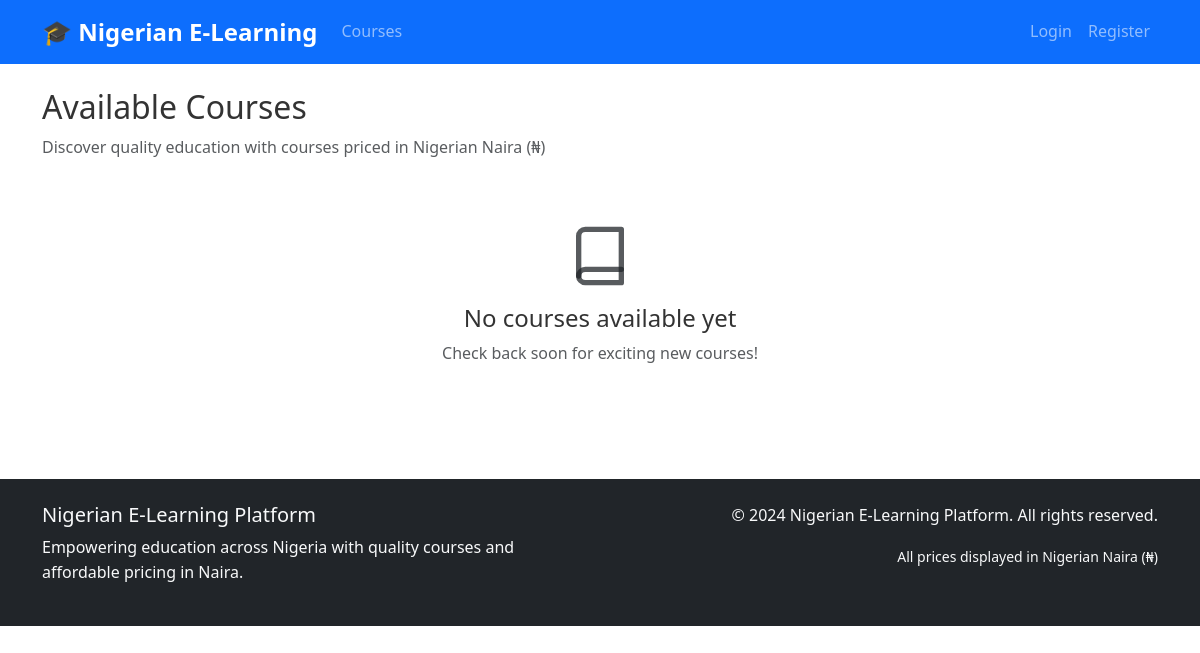
The app's page /courses, older data.
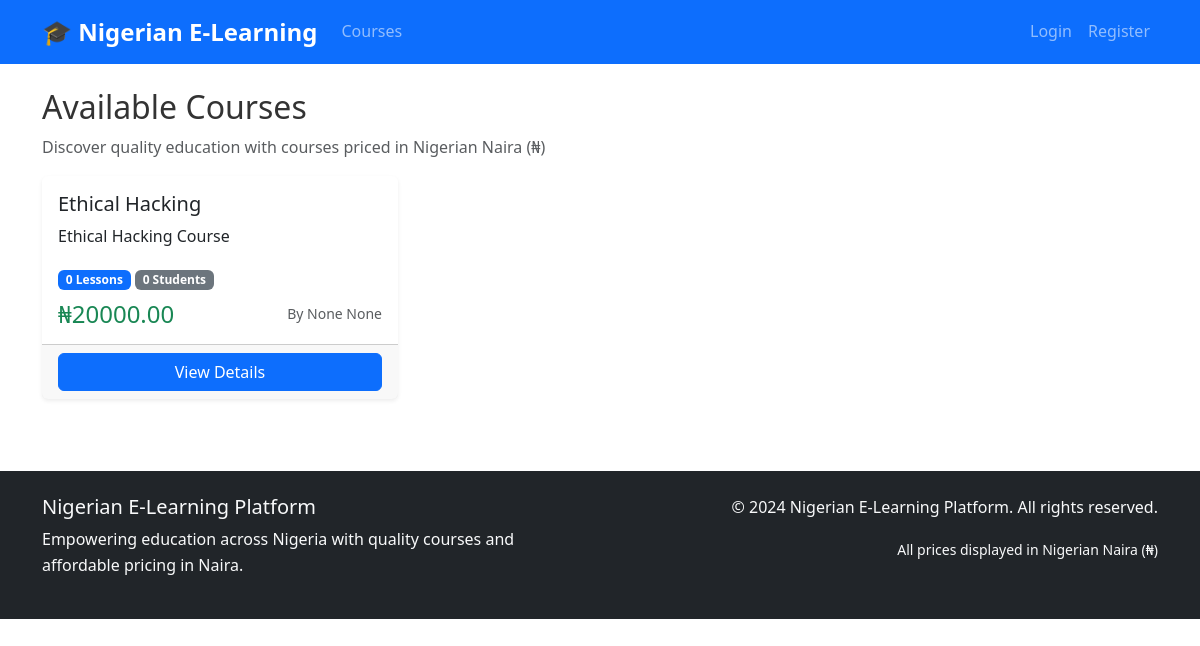
The same page, newer data.
### models.py (models this page shows, shortened)
class Course(db.Model):
    id = db.Column(db.Integer, primary_key=True)
    title = db.Column(db.String(200), nullable=False)
    description = db.Column(db.Text)
    price = db.Column(db.Float, nullable=False, default=0.0)
    instructor_id = db.Column(db.Integer, db.ForeignKey('user.id'), nullable=False)
    is_active = db.Column(db.Boolean, default=True)
    created_at = db.Column(db.DateTime, default=datetime.utcnow)
    updated_at = db.Column(db.DateTime, default=datetime.utcnow, onupdate=datetime.utcnow)
    lessons = db.relationship('Lesson', backref='course', lazy='dynamic', cascade='all, delete-orphan')
    enrollments = db.relationship('Enrollment', backref='course', lazy='dynamic')
    quizzes = db.relationship('Quiz', backref='course', lazy='dynamic')
    assignments = db.relationship('Assignment', backref='course', lazy='dynamic')

class User(UserMixin, db.Model):
    id = db.Column(db.Integer, primary_key=True)
    username = db.Column(db.String(80), unique=True, nullable=False)
    email = db.Column(db.String(120), unique=True, nullable=False)
    password_hash = db.Column(db.String(256), nullable=False)
    role = db.Column(db.String(20), nullable=False, default='student')  # admin, instructor, student
    first_name = db.Column(db.String(50))
    last_name = db.Column(db.String(50))
    is_active = db.Column(db.Boolean, default=True)
    wallet_balance = db.Column(db.Float, default=0.0)
    course_credits = db.Column(db.Integer, default=0)
    created_at = db.Column(db.DateTime, default=datetime.utcnow)
    courses_created = db.relationship('Course', backref='instructor', lazy='dynamic')
    enrollments = db.relationship('Enrollment', backref='student', lazy='dynamic')
    payments = db.relationship('Payment', backref='user', lazy='dynamic')
    wallet_transactions = db.relationship('WalletTransaction', backref='user', lazy='dynamic')
    quiz_attempts = db.relationship('QuizAttempt', backref='user', lazy='dynamic')
    assignment_submissions = db.relationship('AssignmentSubmission', backref='user', lazy='dynamic')

### routes.py (the view)
@app.route('/courses')
def courses():
    courses = Course.query.filter_by(is_active=True).all()
    return render_template('courses/list.html', courses=courses)

### templates/courses/list.html (shortened to what this page needs)
{% extends "base.html" %}
{% block content %}
<div class="row">
    <div class="col-12">
        <h2>Available Courses</h2>
        <p class="text-muted">Discover quality education with courses priced in Nigerian Naira (₦)</p>
    </div>
</div>
{% if courses %}
<div class="row">
    {% for course in courses %}
    <div class="col-lg-4 col-md-6 mb-4">
        <div class="card h-100">
            <div class="card-body">
                <h5 class="card-title">{{ course.title }}</h5>
                <p class="card-text">{{ course.description[:120] }}{% if course.description|length > 120 %}...{% endif %}</p>
                <div class="mb-2">
                    <span class="badge bg-primary">{{ course.lessons.count() }} Lessons</span>
                    <span class="badge bg-secondary">{{ course.enrollments.filter_by(status='approved').count() }} Students</span>
                </div>
                <div class="d-flex justify-content-between align-items-center">
                    <h4 class="text-success mb-0">₦{{ "%.2f"|format(course.price) }}</h4>
                    <small class="text-muted">By {{ course.instructor.first_name }} {{ course.instructor.last_name }}</small>
                </div>
            </div>
            <div class="card-footer">
                <div class="d-grid">
                    <a href="{{ url_for('course_detail', course_id=course.id) }}" class="btn btn-primary">View Details</a>
                </div>
            </div>
        </div>
    </div>
    {% endfor %}
</div>
{% else %}
<div class="text-center py-5">
    <i data-feather="book" style="width: 64px; height: 64px;" class="text-muted mb-3"></i>
    <h4>No courses available yet</h4>
    <p class="text-muted">Check back soon for exciting new courses!</p>
</div>
{% endif %}
{% endblock %}

### templates/base.html (shortened to what this page needs)
<!DOCTYPE html>
<html lang="en">
<head>
    <link href="https://cdn.jsdelivr.net/npm/bootstrap@5.3.0/dist/css/bootstrap.min.css" rel="stylesheet">
    <link href="https://cdn.jsdelivr.net/npm/feather-icons@4.28.0/dist/feather.min.css" rel="stylesheet">
    <link href="{{ url_for('static', filename='css/style.css') }}" rel="stylesheet">
</head>
<body>
    <nav class="navbar navbar-expand-lg navbar-dark bg-primary">
        <div class="container">
            <a class="navbar-brand" href="{{ url_for('index') }}">
                <strong>🎓 Nigerian E-Learning</strong>
            </a>
            <div class="collapse navbar-collapse" id="navbarNav">
                <ul class="navbar-nav me-auto">
                    <li class="nav-item">
                        <a class="nav-link" href="{{ url_for('courses') }}">Courses</a>
                    </li>
                </ul>
                <ul class="navbar-nav">
                    {% if current_user.is_authenticated %}
                    <li class="nav-item dropdown">
                        <a class="nav-link dropdown-toggle" href="#" role="button" data-bs-toggle="dropdown">
                            {{ current_user.username }}
                            {% if current_user.wallet_balance > 0 %}
                            <span class="badge bg-success">₦{{ "%.2f"|format(current_user.wallet_balance) }}</span>
                            {% endif %}
                        </a>
                        <ul class="dropdown-menu">
                            <li><a class="dropdown-item" href="{{ url_for('wallet_history') }}">Wallet</a></li>
                            {% if current_user.role in ['admin', 'instructor'] %}
                            <li><a class="dropdown-item" href="{{ url_for('create_course') }}">Create Course</a></li>
                            <li><a class="dropdown-item" href="{{ url_for('manage_courses') }}">Manage Courses</a></li>
                            {% endif %}
                            {% if current_user.role == 'admin' %}
                            <li><hr class="dropdown-divider"></li>
                            <li><a class="dropdown-item" href="{{ url_for('manage_payments') }}">Manage Payments</a></li>
                            <li><a class="dropdown-item" href="{{ url_for('create_voucher') }}">Create Voucher</a></li>
                            <li><a class="dropdown-item" href="{{ url_for('admin_settings') }}">Settings</a></li>
                            {% endif %}
                            <li><hr class="dropdown-divider"></li>
                            <li><a class="dropdown-item" href="{{ url_for('logout') }}">Logout</a></li>
                        </ul>
                    </li>
                    {% else %}
                    <li class="nav-item">
                        <a class="nav-link" href="{{ url_for('login') }}">Login</a>
                    </li>
                    <li class="nav-item">
                        <a class="nav-link" href="{{ url_for('register') }}">Register</a>
                    </li>
                    {% endif %}
                </ul>
            </div>
        </div>
    </nav>
    <main class="container my-4">
        {% block content %}{% endblock %}
    </main>
    <footer class="bg-dark text-light py-4 mt-5">
        <div class="container">
            <div class="row">
                <div class="col-md-6">
                    <h5>Nigerian E-Learning Platform</h5>
                    <p>Empowering education across Nigeria with quality courses and affordable pricing in Naira.</p>
                </div>
                <div class="col-md-6 text-md-end">
                    <p>&copy; 2024 Nigerian E-Learning Platform. All rights reserved.</p>
                    <small>All prices displayed in Nigerian Naira (₦)</small>
                </div>
            </div>
        </div>
    </footer>
</body>
</html>

### static/css/style.css (style rules this page uses)
:root { --primary-color: #0d6efd; --success-color: #198754; --warning-color: #ffc107; --danger-color: #dc3545; --naira-color: #00b04f; --dark-color: #212529; --light-color: #f8f9fa; }
body { font-family: 'Segoe UI', Tahoma, Geneva, Verdana, sans-serif; line-height: 1.6; color: #333; }
.navbar-brand { font-weight: 700; font-size: 1.5rem; }
.navbar-nav .nav-link { font-weight: 500; transition: color 0.3s ease; }
.card { border: none; box-shadow: 0 0.125rem 0.25rem rgba(0, 0, 0, 0.075); transition: box-shadow 0.15s ease-in-out; }
.btn { border-radius: 0.375rem; font-weight: 500; transition: all 0.3s ease; }
.btn-primary { background-color: var(--primary-color); border-color: var(--primary-color); }
.badge { font-size: 0.75rem; font-weight: 600; }
footer { margin-top: auto; }

Row changes from the older to the newer data that the page shows:
added Course: title "Ethical Hacking", description "Ethical Hacking Course", lessons.count "0", enrollments.filter_by "0", price "20000.00", instructor.first_name "None", instructor.last_name "None"
Text that changed along with them:
text no longer shown: "No courses available yet Check back soon for exciting new courses!"
